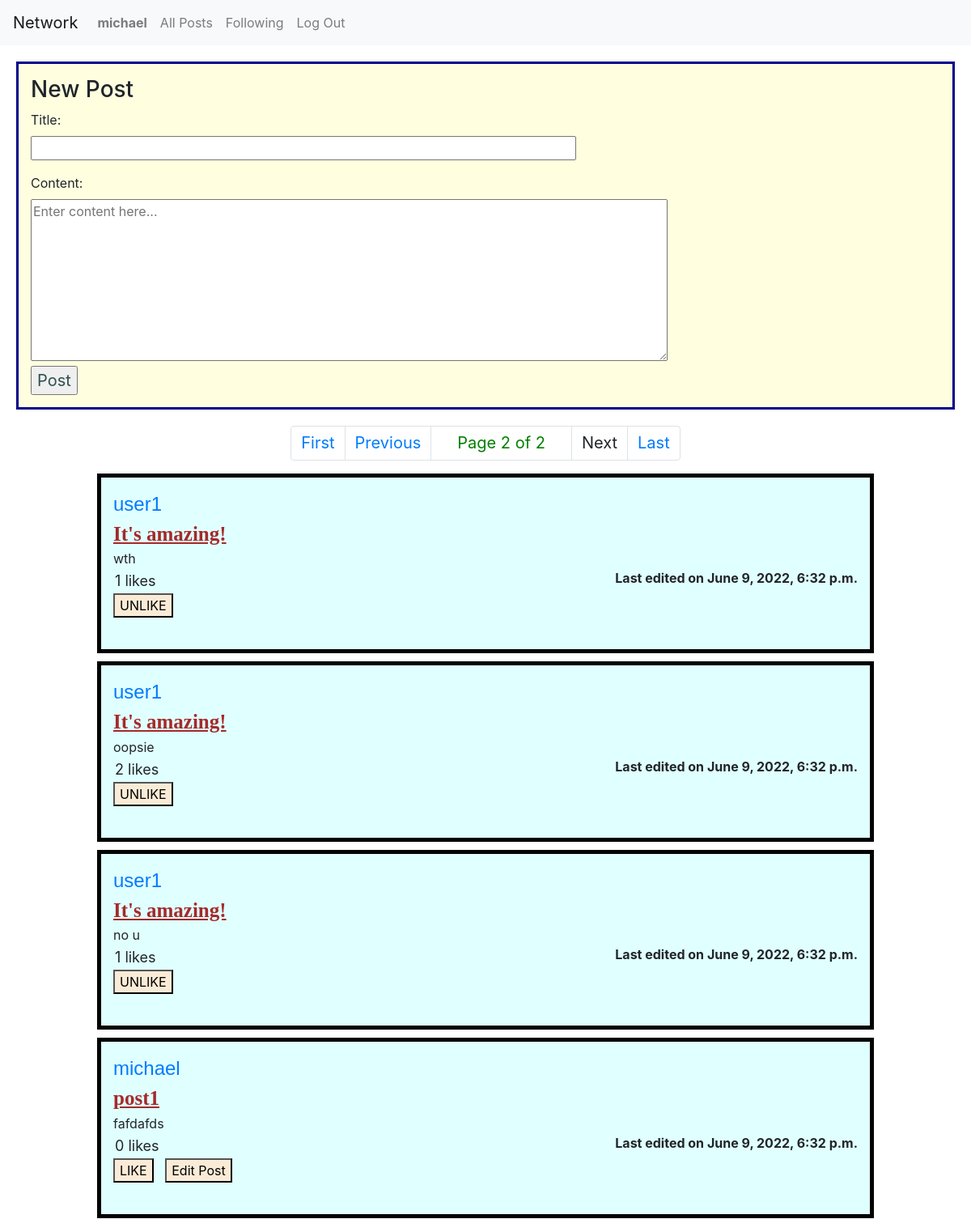
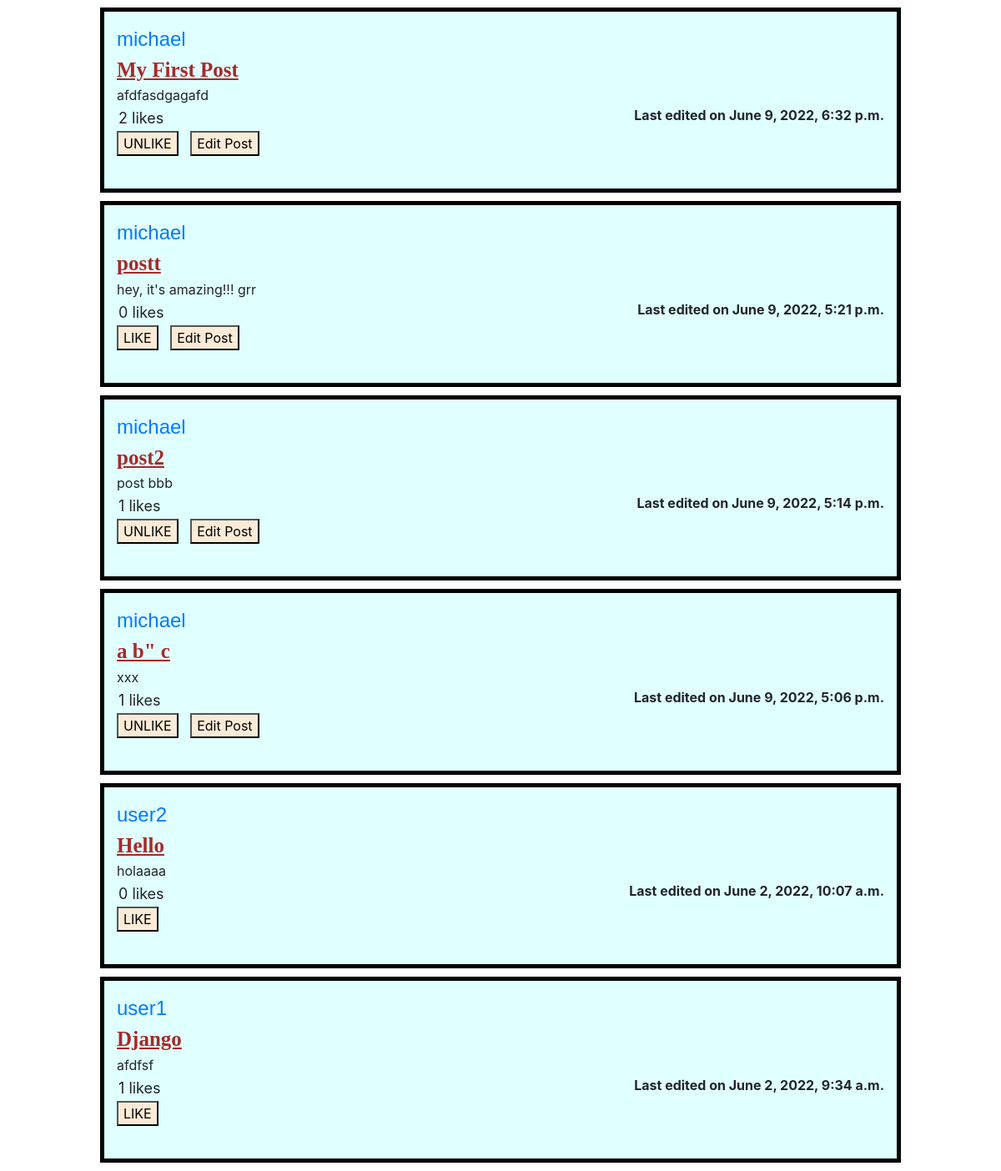
Page /?page=2 (signed in) on the committed database (2 pictures, top to bottom).
### network/models.py (models this page shows)
class User(AbstractUser):
    id = models.AutoField(primary_key=True)
    pass

class Post(models.Model):
    id = models.AutoField(primary_key=True)
    username = models.ForeignKey(User, on_delete=models.CASCADE, related_name="post")
    title = models.CharField(max_length=64, default="")
    content = models.CharField(max_length=512)
    time = models.DateTimeField(auto_now=True)

### network/views.py (the view, shortened to what this page needs)
# urls.py: path("", views.index, name="index"),
def index(request):
    posts = util.fetchlikes(request, Post.objects.all().order_by("-time"))
    return render(request, "network/index.html", {
        "form": PostForm,
        "posts": util.paginate(request, posts, POSTS_PER_PAGE).object_list,
        "pagination": util.paginate(request, posts, POSTS_PER_PAGE),
        "block_comment": not request.user.is_authenticated,
    })

### network/util.py (called while the page is built)
def fetchlikes(request, queryset):
    for post in queryset:
        if request.user.is_authenticated:
            post.liked = (True if LikePair.objects.filter(
                    liker = request.user,
                    likedpost = post.id
                ).count() == 1 else False)
        post.likes = LikePair.objects.filter(likedpost = post.id).count()
    return queryset

def paginate(request, posts, num):
    p = Paginator(posts, num)
    if "page" in request.GET:
        return p.page(request.GET["page"])
    else: return p.page(1)

### network/templates/network/index.html (shortened to what this page needs)
{% extends "network/layout.html" %}
{% load static %}
{% block body %}
    {% if following_tab %}
        <div class="container2">
            Here you can see all the posts from the users you follow:
        </div>
    {% else %}
        {% if user.is_authenticated %}
            <div class="newpost">
                <h3>New Post</h3>
                <form action="{% url 'network:index' %}" method="post">
                    {{ form.title.label_tag }}
                    {{ form.title|linebreaks }}
                    {{ form.content.label_tag }}<br>
                    {{ form.content }}<br>
                    <input type="submit" value="Post" class="postbutton">
                </form>
            </div>
        {% else %}
            <div class="alert alert-warning container1" role="alert">
                You are not logged in! Please log in to create post, like post, and follow other user!
            </div>
        {% endif %}
    {% endif %}
    {% include "network/pagination.html" %}
    {% for post in posts %}
        {% include "network/post.html" %}
    {% empty %}
        <div class="container card bg-info text-center h3"
        style="padding:10px;">
            &diams;No Posts Available&diams;
        </div>
    {% endfor %}
{% endblock %}

### network/templates/network/layout.html (shortened to what this page needs)
{% load static %}
<!DOCTYPE html>
<html lang="en">
    <head>
        <link rel="stylesheet" href="https://stackpath.bootstrapcdn.com/bootstrap/4.4.1/css/bootstrap.min.css">
        <link href="{% static 'network/styles.css' %}" rel="stylesheet">
    </head>
    <body>
        <nav class="navbar navbar-expand-lg navbar-light bg-light">
            <a class="navbar-brand" href="#">Network</a>
            <div>
              <ul class="navbar-nav mr-auto">
                {% if user.is_authenticated %}
                    <li class="nav-item">
                        <a class="nav-link" href="{% url 'network:profile_view' username=user.username%}">
                            <strong>{{ user.username }}</strong>
                        </a>
                    </li>
                {% endif %}
                <li class="nav-item">
                  <a class="nav-link" href="{% url 'network:index' %}">All Posts</a>
                </li>
                {% if user.is_authenticated %}
                    <li class="nav-item">
                        <a class="nav-link" href="{% url 'network:following' %}">Following</a>
                    </li>
                    <li class="nav-item">
                        <a class="nav-link" href="{% url 'network:logout' %}">Log Out</a>
                    </li>
                {% endif %}
              </ul>
            </div>
        </nav>
        <div class="body">
            {% block body %}
            {% endblock %}
        </div>
    </body>
</html>

### network/templates/network/post.html
<div class="postdiv" id={{ post.id }}>
    <article class="username">
        <a href="{% url 'network:profile_view' username=post.username %}">
            {{ post.username }}
        </a><br>
    </article>
    <article class="title">
        <strong>{{ post.title }}</strong><br>
    </article>
    <div class="editdiv" id={{ post.id }}>
        <article class="content">{{ post.content }}</article>
        <div class="likes" id="likes_{{post.id}}">
            {{ post.likes }} likes
        </div>
        <div class="time">
            Last edited on {{ post.time }}
        </div><br>
        {% if post.liked != None %}
            <button class="like_button" data-id={{ post.id }}>
                {% if post.liked %}
                UNLIKE
                {% else %}
                LIKE
                {% endif %}
            </button>
            {% if post.username == request.user %}
                <button class="edit_button" data-id={{ post.id }}>Edit Post</button>
            {% endif %}
        {% endif %}
    </div><br>
</div>

### network/static/network/styles.css (style rules this page uses)
.newpost { padding: 15px; margin: 10px; background-color: lightyellow; padding: 15px; margin: 20px; border-width: 3px; border-color: darkblue; border-style: solid; }
.postdiv { background-color: lightcyan; padding: 15px; margin: 10px; border-width: 5px; border-color: black; border-style: solid; white-space: initial; }
.postdiv > .title { font-size: 25px; font-weight: bold; color: brown; font-family: Georgia, 'Times New Roman', Times, serif; text-decoration: underline; }
.postdiv > .username { font-size: 24px; font-family:'Trebuchet MS', 'Arial'; color: purple; }
.postdiv > .editdiv > .time { font-size: 16px; font-weight: bold; display: inline; float: right; }
.postdiv > .editdiv > .likes { font-size: 18px; display: inline-block; margin: 2px; }
@media (min-width: 1000px) { .form_title { width: 60%; } }
@media (min-width: 1000px) { .form_content { width: 70%; height: 200px; } }
@media (min-width: 1000px) { .postdiv { margin-left: 10%; margin-right: 10%; } }
.postbutton { color: darkslategray; font-size: 20px; }
.like_button, .edit_button { background-color: antiquewhite; margin-right: 10px; }
ul { list-style: none; display: table; }
li { display: table-row; }

### rows in the picture
User: username "michael"
Post: username "user1", title "It's amazing!", content "wth", likes "1", time "June 9, 2022, 6:32 p.m.", shows "UNLIKE"
Post: username "user1", title "It's amazing!", content "oopsie", likes "2", time "June 9, 2022, 6:32 p.m.", shows "UNLIKE"
Post: username "user1", title "It's amazing!", content "no u", likes "1", time "June 9, 2022, 6:32 p.m.", shows "UNLIKE"
Post: username "michael", title "post1", content "fafdafds", likes "0", time "June 9, 2022, 6:32 p.m.", shows "LIKE"
Post: username "michael", title "My First Post", content "afdfasdgagafd", likes "2", time "June 9, 2022, 6:32 p.m.", shows "UNLIKE"
Post: username "michael", title "postt", content "hey, it's amazing!!! grr", likes "0", time "June 9, 2022, 5:21 p.m.", shows "LIKE"
Post: username "michael", title "post2", content "post bbb", likes "1", time "June 9, 2022, 5:14 p.m.", shows "UNLIKE"
Post: username "michael", title "a b\" c", content "xxx", likes "1", time "June 9, 2022, 5:06 p.m.", shows "UNLIKE"
Post: username "user2", title "Hello", content "holaaaa", likes "0", time "June 2, 2022, 10:07 a.m.", shows "LIKE"
Post: username "user1", title "Django", content "afdfsf", likes "1", time "June 2, 2022, 9:34 a.m.", shows "LIKE"

### other values in the picture
{{ pagination.number }} "2"
{{ pagination.paginator.num_pages }} "2"
